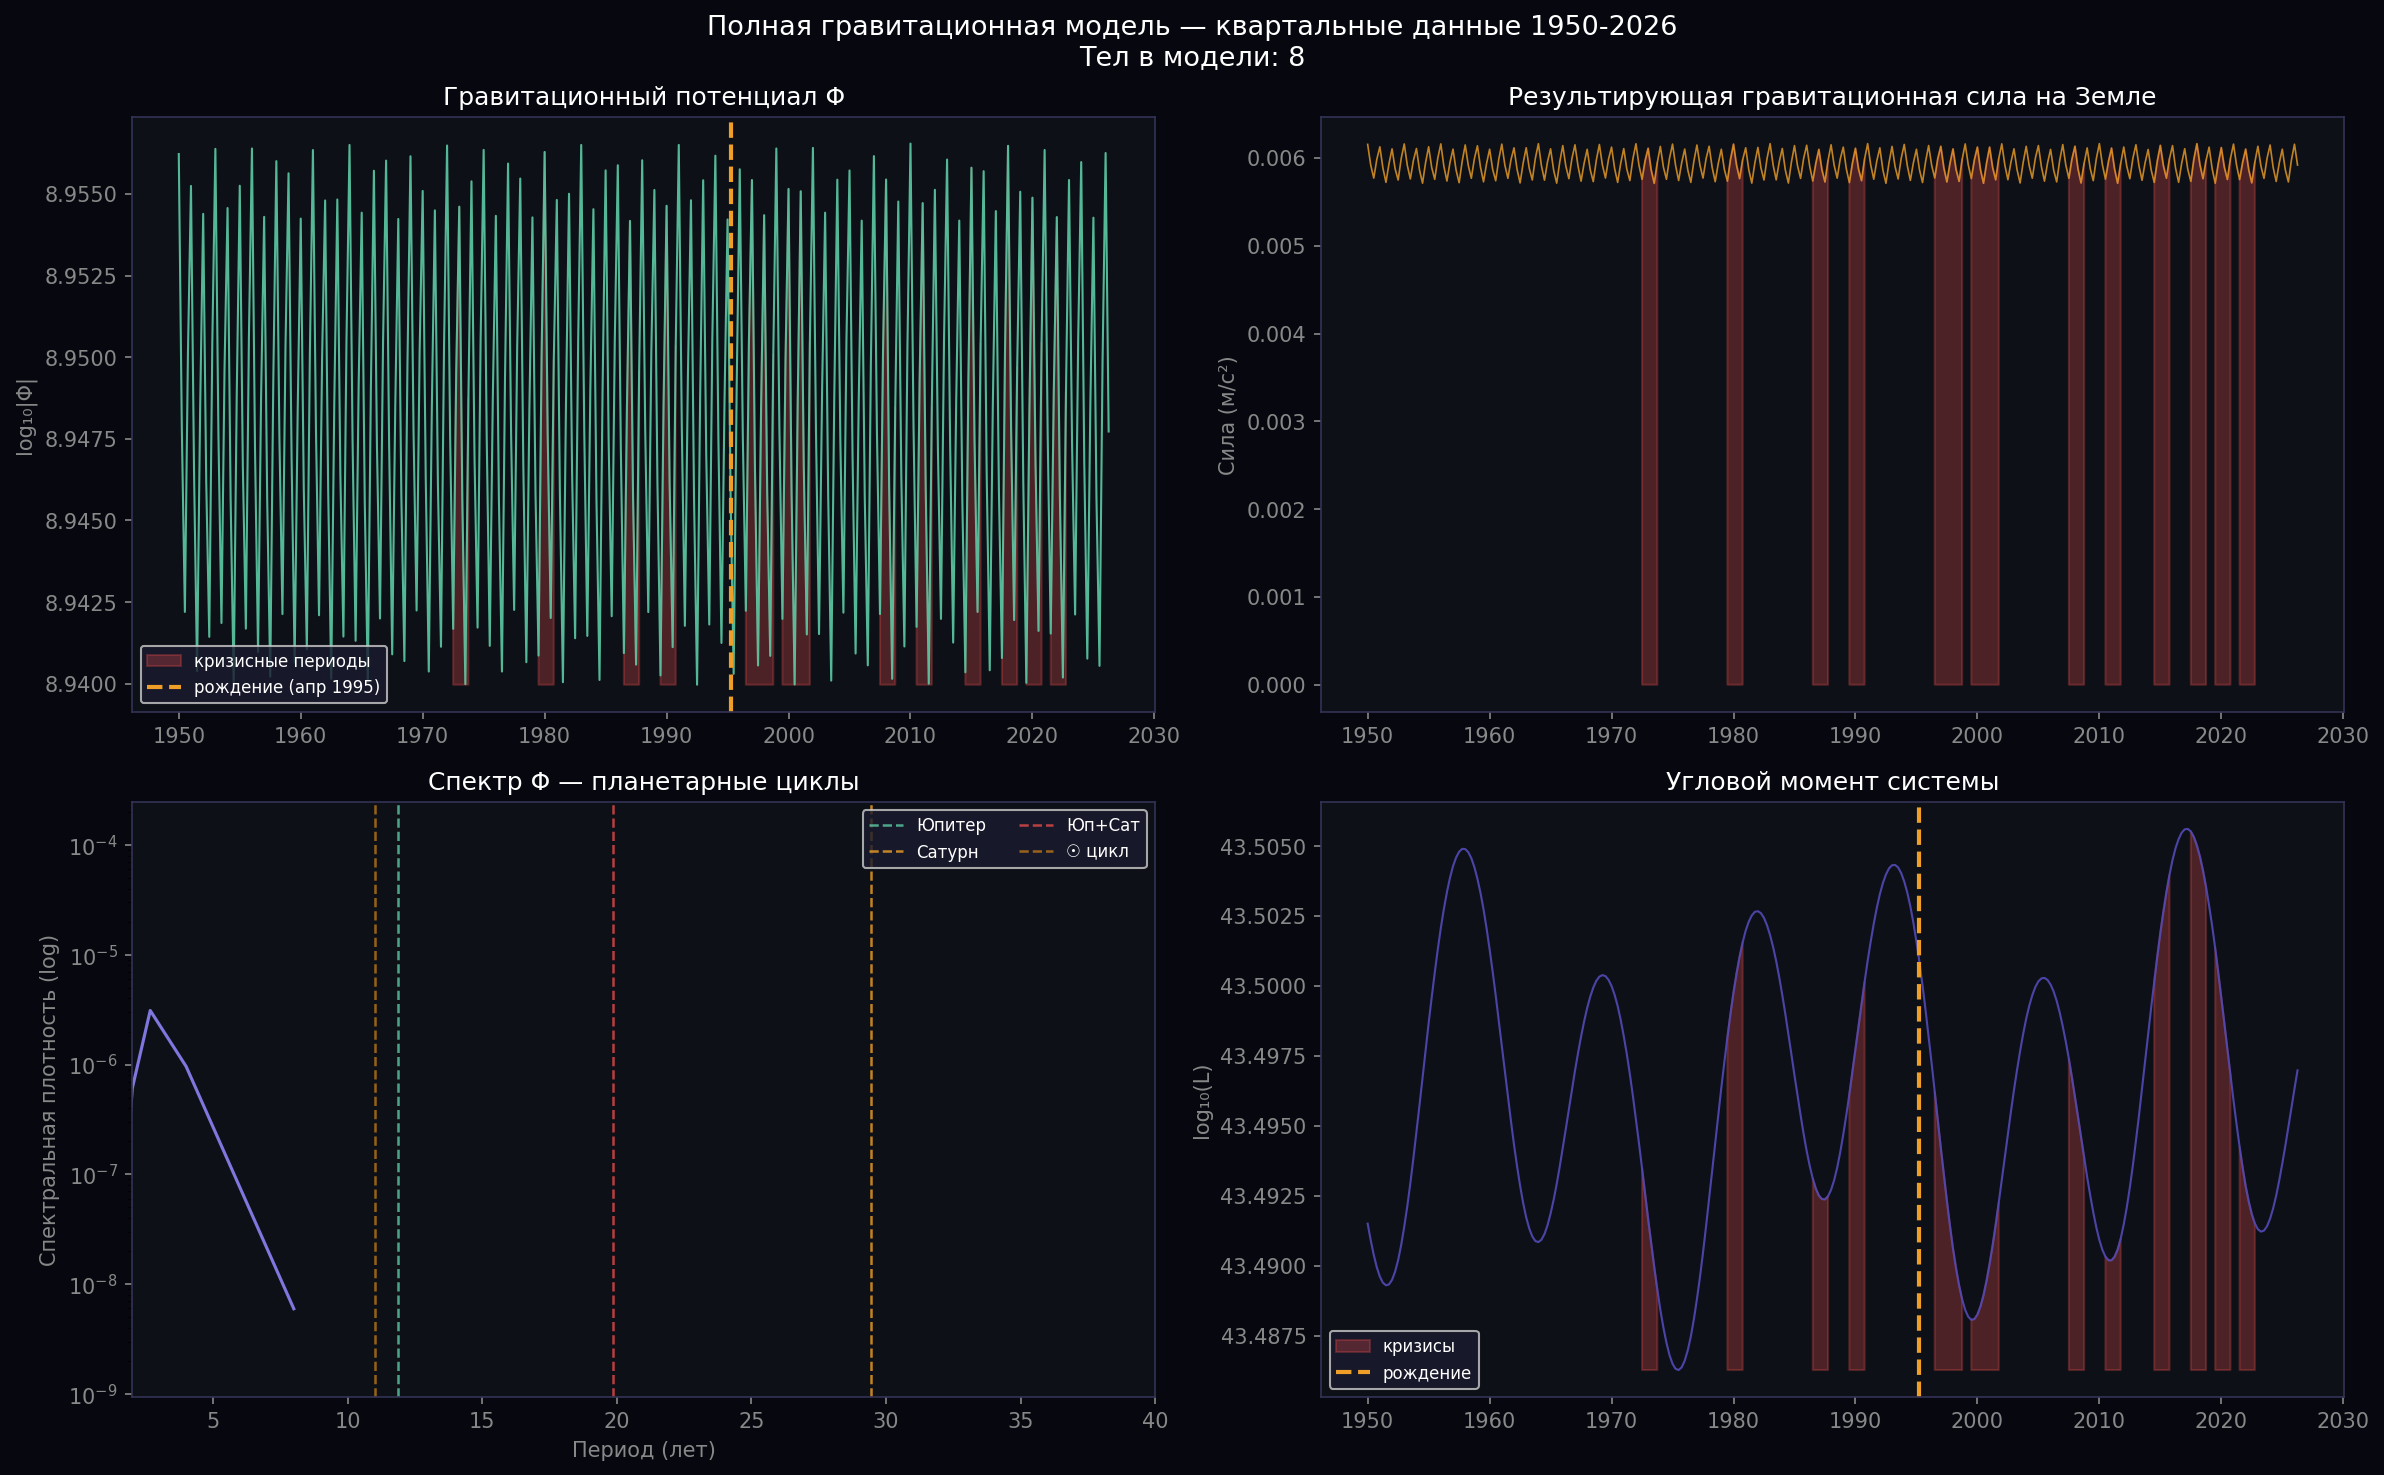

Python code for this plot:
import ephem, math, numpy as np
import matplotlib.pyplot as plt
from datetime import datetime
from scipy import stats, signal
from pathlib import Path
import json, urllib.request, urllib.parse

print("ПОЛНАЯ ГРАВИТАЦИОННАЯ МОДЕЛЬ")
print("Все доступные тела NASA JPL + правильный масштаб времени")
print("="*60)

G  = 6.674e-11
AU = 1.496e11

# Расширенный список масс (кг)
MASSES = {
    "sun":      1.989e30,
    "mercury":  3.301e23,
    "venus":    4.867e24,
    "moon":     7.342e22,
    "mars":     6.417e23,
    "jupiter":  1.898e27,
    "saturn":   5.683e26,
    "uranus":   8.681e25,
    "neptune":  1.024e26,
    "ceres":    9.383e20,
    "pluto":    1.303e22,
    "eris":     1.660e22,
    "haumea":   4.006e21,
    "makemake": 3.100e21,
    "sedna":    1.000e21,
    "quaoar":   1.400e21,
    "chiron":   2.700e18,
    "pallas":   2.110e20,
    "vesta":    2.590e20,
    "juno":     2.670e19,
}

def get_positions(date_str):
    obs = ephem.Observer()
    obs.lat = "0"; obs.lon = "0"
    dt = datetime.strptime(date_str, "%Y-%m-%d")
    obs.date = dt.strftime("%Y/%m/%d 12:00:00")
    obs.epoch = ephem.J2000

    classic = {
        "mercury": ephem.Mercury(),
        "venus":   ephem.Venus(),
        "moon":    ephem.Moon(),
        "mars":    ephem.Mars(),
        "jupiter": ephem.Jupiter(),
        "saturn":  ephem.Saturn(),
        "uranus":  ephem.Uranus(),
        "neptune": ephem.Neptune(),
    }

    positions = {"sun": np.zeros(3)}

    for name, body in classic.items():
        body.compute(obs)
        ecl = ephem.Ecliptic(body, epoch=ephem.J2000)
        lon = float(ecl.lon)
        lat = float(ecl.lat)
        r   = float(body.sun_distance)  # расстояние от Солнца в AU
        x = r * math.cos(lat) * math.cos(lon)
        y = r * math.cos(lat) * math.sin(lon)
        z = r * math.sin(lat)
        positions[name] = np.array([x, y, z])

    # Добавляем малые тела через JPL Horizons API
    minor_ids = {
        "ceres":    "1",
        "pallas":   "2",
        "vesta":    "4",
        "eris":     "136199",
        "haumea":   "136108",
        "makemake": "136472",
    }

    for name, obj_id in minor_ids.items():
        try:
            # JPL Horizons векторный запрос
            params = {
                "format":     "json",
                "COMMAND":    f"'{obj_id}'",
                "OBJ_DATA":   "NO",
                "MAKE_EPHEM": "YES",
                "EPHEM_TYPE": "VECTORS",
                "CENTER":     "500@10",
                "START_TIME": f"'{dt.strftime('%Y-%b-%d')}'",
                "STOP_TIME":  f"'{dt.strftime('%Y-%b-%d')}'",
                "STEP_SIZE":  "1d",
                "VEC_TABLE":  "2",
                "CSV_FORMAT": "YES",
            }
            url = "https://ssd.jpl.nasa.gov/api/horizons.api?" + \
                  urllib.parse.urlencode(params)
            with urllib.request.urlopen(url, timeout=5) as r:
                data = json.loads(r.read())

            result = data.get("result","")
            in_soe = False
            for line in result.split("\n"):
                if "$$SOE" in line: in_soe = True; continue
                if "$$EOE" in line: break
                if in_soe and "," in line:
                    parts = [p.strip() for p in line.split(",")]
                    if len(parts) >= 4:
                        x = float(parts[2]) / AU  # перевод из км в AU
                        y = float(parts[3]) / AU
                        z = float(parts[4]) / AU if len(parts) > 4 else 0
                        positions[name] = np.array([x, y, z])
                        break
        except:
            pass  # если не получили — пропускаем

    return positions

def compute_full_physics(date_str):
    """Полный гравитационный анализ системы"""
    try:
        positions = get_positions(date_str)

        # Земля примерно в 1 AU вдоль оси X
        earth_pos = positions.get("moon",
                    np.array([1.0, 0.0, 0.0]))
        # Используем более точное положение
        if "moon" not in positions:
            earth_pos = np.array([1.0, 0.0, 0.0])

        metrics = {
            "grav_potential": 0.0,
            "grav_force_x":   0.0,
            "grav_force_y":   0.0,
            "grav_force_z":   0.0,
            "tidal_force":    0.0,
            "n_bodies":       0,
        }

        for name, pos in positions.items():
            mass = MASSES.get(name, 1e20)
            if name in ["sun"]:
                r_vec = pos - earth_pos
                r = np.linalg.norm(r_vec)
            else:
                r_vec = pos - earth_pos
                r = np.linalg.norm(r_vec)

            if r < 0.0001: continue
            r_m = r * AU

            metrics["grav_potential"] += -G * mass / r_m
            force_mag = G * mass / r_m**2
            metrics["grav_force_x"] += force_mag * r_vec[0]/r
            metrics["grav_force_y"] += force_mag * r_vec[1]/r
            metrics["grav_force_z"] += force_mag * r_vec[2]/r
            metrics["tidal_force"]  += 2 * G * mass / r_m**3
            metrics["n_bodies"] += 1

        metrics["grav_force_mag"] = math.sqrt(
            metrics["grav_force_x"]**2 +
            metrics["grav_force_y"]**2 +
            metrics["grav_force_z"]**2
        )
        metrics["grav_potential_log"] = math.log10(
            abs(metrics["grav_potential"])
        ) if metrics["grav_potential"] != 0 else 0

        # Угловой момент системы
        L = 0.0
        for name, pos in positions.items():
            mass = MASSES.get(name, 1e20)
            r = np.linalg.norm(pos)
            if r > 0.001:
                v = math.sqrt(G * MASSES["sun"] / (r * AU))
                L += mass * r * AU * v
        metrics["angular_momentum_log"] = math.log10(L) if L > 0 else 0

        return metrics
    except Exception as e:
        return None

# Строим временной ряд на ПРАВИЛЬНОМ масштабе
# Для 11.86-летнего цикла Юпитера нужны данные за 50+ лет
# с разрешением 1-3 месяца
print("\nСтрою временной ряд 1950-2026 (квартальные данные)...")
print("Разрешение: 3 месяца — правильный масштаб для планетарных циклов")
print()

quarterly_data = []
year = 1950
quarter_months = ["01-15", "04-15", "07-15", "10-15"]

while year <= 2026:
    for month in quarter_months:
        date_str = f"{year}-{month}"
        if date_str > "2026-05-17": break
        f = compute_full_physics(date_str)
        if f:
            quarterly_data.append({
                "date": date_str,
                "year_frac": year + quarter_months.index(month)*0.25,
                **f
            })
    print(f"  {year}...", end="", flush=True)
    if year % 10 == 9: print()
    year += 1

print(f"\n✓ {len(quarterly_data)} точек")

# Сохраняем
with open("quarterly_gravity.json","w") as f:
    json.dump(quarterly_data, f, indent=2, default=str)

years_q  = np.array([d["year_frac"] for d in quarterly_data])
grav_q   = np.array([d["grav_potential_log"] for d in quarterly_data])
tidal_q  = np.array([d["tidal_force"] for d in quarterly_data])
force_q  = np.array([d["grav_force_mag"] for d in quarterly_data])
angmom_q = np.array([d["angular_momentum_log"] for d in quarterly_data])

# Спектральный анализ на квартальных данных
print(f"\nСпектральный анализ (квартальное разрешение):")
for metric_name, metric_vals in [
    ("grav_potential", grav_q),
    ("grav_force",     force_q),
    ("angular_momentum", angmom_q),
]:
    # Welch PSD для более точного спектра
    freqs, psd = signal.welch(metric_vals - metric_vals.mean(),
                               fs=4.0,  # 4 измерения в год
                               nperseg=min(64, len(metric_vals)//4))
    periods = 1.0/(freqs[1:]+1e-10)
    top_idx = np.argsort(psd[1:])[::-1][:5]
    print(f"\n  {metric_name}:")
    for idx in top_idx:
        p = periods[idx]
        if 2 < p < 40:
            print(f"    {p:>8.2f} лет  PSD={psd[idx+1]:.4f}")

# Корреляция с кризисными годами
crisis_years_set = {1929,1937,1973,1980,1987,1990,1997,
                    1998,2000,2001,2008,2011,2015,2018,2020,2022}

def is_crisis(year_frac):
    return int(year_frac) in crisis_years_set or \
           int(year_frac+0.5) in crisis_years_set

crisis_mask = np.array([is_crisis(y) for y in years_q])
normal_mask = ~crisis_mask

print(f"\n{'='*60}")
print(f"КОРРЕЛЯЦИЯ С КРИЗИСАМИ (квартальные данные)")
print(f"Кризисные кварталы: {crisis_mask.sum()}")
print(f"Нормальные кварталы: {normal_mask.sum()}")
print(f"{'='*60}")

for name, vals in [("grav_potential_log", grav_q),
                   ("grav_force_mag",     force_q),
                   ("angular_momentum",   angmom_q),
                   ("tidal_force",        tidal_q)]:
    if crisis_mask.sum() < 5: continue
    cv = vals[crisis_mask]
    nv = vals[normal_mask]
    t, p = stats.ttest_ind(cv, nv)
    r, p_r = stats.pearsonr(
        crisis_mask.astype(float),
        vals
    )
    sig = "✓✓" if p<0.01 else "✓" if p<0.05 else "~" if p<0.1 else " "
    diff = cv.mean() - nv.mean()
    print(f"  {sig} {name:<24} "
          f"Δ={diff:+.4f}  t-test p={p:.4f}  r={r:+.3f}")

# Натальный момент рождения
natal = compute_full_physics("1995-04-01")
now   = compute_full_physics("2026-05-17")

print(f"\n{'='*60}")
print(f"ТВОЙ НАТАЛЬНЫЙ МОМЕНТ (1 апр 1995)")
print(f"{'='*60}")
if natal and now:
    for key in ["grav_potential_log","grav_force_mag",
                "tidal_force","angular_momentum_log"]:
        n_val = natal.get(key, 0)
        c_val = now.get(key, 0)
        diff  = c_val - n_val
        print(f"  {key:<26} рожд={n_val:.5f}  "
              f"сейчас={c_val:.5f}  Δ={diff:+.5f}")

# Ищем периоды максимального сходства с рождением
print(f"\nПоиск пиков сходства с натальным моментом (2026-2028):")
from datetime import timedelta

natal_vec = np.array([natal.get(k,0) for k in
    ["grav_potential_log","grav_force_mag","tidal_force"]])

peaks = []
for days in range(0, 730, 14):  # каждые 2 недели
    fd = (datetime(2026,5,17)+timedelta(days=days)).strftime("%Y-%m-%d")
    f  = compute_full_physics(fd)
    if f:
        fv = np.array([f.get(k,0) for k in
            ["grav_potential_log","grav_force_mag","tidal_force"]])
        # Нормализованное расстояние
        if natal_vec.std() > 0 and fv.std() > 0:
            dist = np.linalg.norm(
                (fv - natal_vec) / (abs(natal_vec)+1e-10)
            )
            peaks.append((dist, fd))

peaks.sort()
print(f"{'Дата':<14} {'Расстояние':>12}")
for dist, date in peaks[:5]:
    print(f"  {date}   {dist:.6f}")

# Финальный график
fig, axes = plt.subplots(2,2,figsize=(16,10))
fig.patch.set_facecolor("#07080F")
fig.suptitle("Полная гравитационная модель — квартальные данные 1950-2026\n"
             f"Тел в модели: {quarterly_data[-1]['n_bodies'] if quarterly_data else '?'}",
             fontsize=13, color="white")

# 1. Гравитационный потенциал
ax = axes[0,0]; ax.set_facecolor("#0d1117")
ax.plot(years_q, grav_q, color="#5DCAA5", linewidth=1, alpha=0.9)
ax.fill_between(years_q, grav_q, grav_q.min(),
                where=crisis_mask, color="#E24B4A", alpha=0.3,
                label="кризисные периоды")
ax.axvline(1995.25, color="#EF9F27", linewidth=2,
           linestyle="--", label="рождение (апр 1995)")
ax.set_title("Гравитационный потенциал Φ", color="white")
ax.set_ylabel("log₁₀|Φ|", color="#888")
ax.tick_params(colors="#888")
ax.legend(fontsize=8, facecolor="#1a1a2e", labelcolor="white")
for sp in ax.spines.values(): sp.set_edgecolor("#333355")

# 2. Гравитационная сила
ax = axes[0,1]; ax.set_facecolor("#0d1117")
ax.plot(years_q, force_q, color="#EF9F27", linewidth=0.8, alpha=0.8)
ax.fill_between(years_q, force_q, 0,
                where=crisis_mask, color="#E24B4A", alpha=0.3)
ax.set_title("Результирующая гравитационная сила на Земле", color="white")
ax.set_ylabel("Сила (м/с²)", color="#888")
ax.tick_params(colors="#888")
for sp in ax.spines.values(): sp.set_edgecolor("#333355")

# 3. Спектр мощности (Welch)
ax = axes[1,0]; ax.set_facecolor("#0d1117")
freqs_w, psd_w = signal.welch(grav_q - grav_q.mean(),
                               fs=4.0, nperseg=32)
mask_p = freqs_w > 0
periods_w = 1.0/freqs_w[mask_p]
ax.semilogy(periods_w, psd_w[mask_p],
            color="#7F77DD", linewidth=1.5)
for p, lbl, col in [(11.86,"Юпитер","#5DCAA5"),
                     (29.46,"Сатурн","#EF9F27"),
                     (19.86,"Юп+Сат","#E24B4A"),
                     (11.00,"☉ цикл", "#BA7517")]:
    ax.axvline(p, color=col, linewidth=1.2,
               linestyle="--", label=lbl, alpha=0.8)
ax.set_xlabel("Период (лет)", color="#888")
ax.set_ylabel("Спектральная плотность (log)", color="#888")
ax.set_title("Спектр Φ — планетарные циклы",  color="white")
ax.set_xlim(2, 40)
ax.tick_params(colors="#888")
ax.legend(fontsize=8, facecolor="#1a1a2e", labelcolor="white", ncol=2)
for sp in ax.spines.values(): sp.set_edgecolor("#333355")

# 4. Угловой момент
ax = axes[1,1]; ax.set_facecolor("#0d1117")
ax.plot(years_q, angmom_q, color="#534AB7", linewidth=1, alpha=0.9)
ax.fill_between(years_q, angmom_q, angmom_q.min(),
                where=crisis_mask, color="#E24B4A", alpha=0.3,
                label="кризисы")
ax.axvline(1995.25, color="#EF9F27", linewidth=2,
           linestyle="--", label="рождение")
ax.set_title("Угловой момент системы", color="white")
ax.set_ylabel("log₁₀(L)", color="#888")
ax.tick_params(colors="#888")
ax.legend(fontsize=8, facecolor="#1a1a2e", labelcolor="white")
for sp in ax.spines.values(): sp.set_edgecolor("#333355")

plt.tight_layout()
plt.savefig("full_gravity.png", dpi=150,
            bbox_inches="tight", facecolor="#07080F")
print(f"\n✓ full_gravity.png")
print(f"✓ quarterly_gravity.json")
